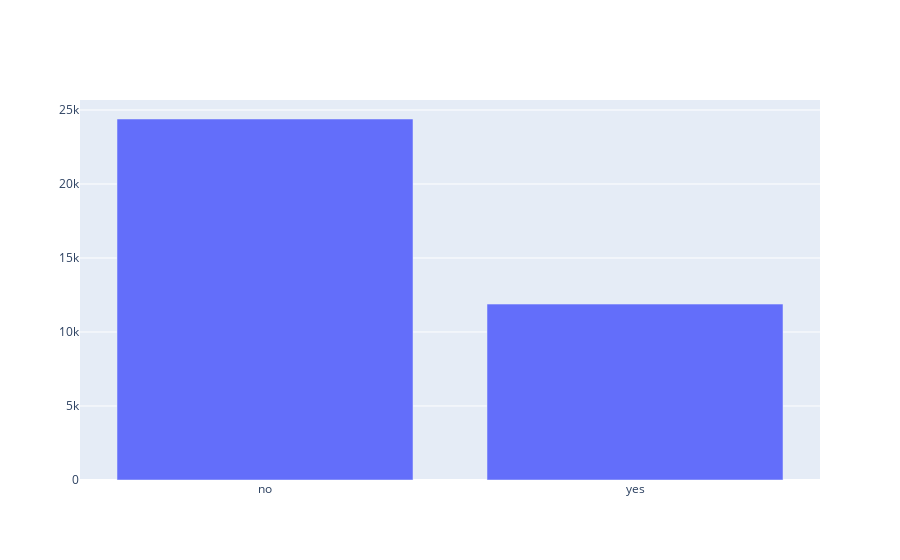

Notebook source saved alongside this figure:
### Code cell
fig = go.Figure([go.Bar(x=['no', 'yes'], y=df['booking_status'].value_counts())])
fig.show()

### Figure 1 — Plotly figure (JSON) as saved in the notebook; plotly's stock layout.template omitted (floating-point values rounded to 4 significant figures)
{"data": [{"x": ["no", "yes"], "y": [24390, 11885], "type": "bar"}], "layout": {}}
